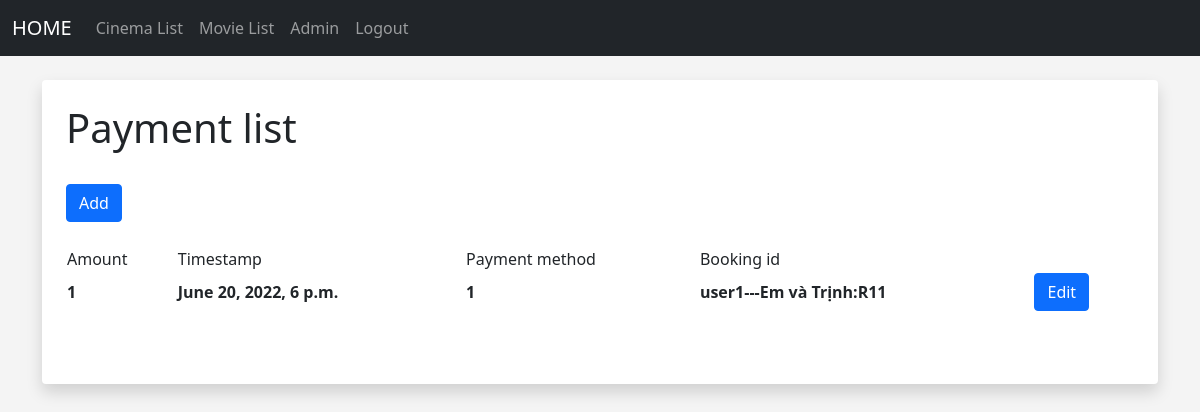
Page /payment_list (signed in) on the committed database.
### members/models.py (models this page shows)
class Payment(models.Model):
    amount = models.IntegerField()
    timestamp = models.DateTimeField()
    payment_method = models.CharField(max_length=100)
    booking_id = models.ForeignKey(Booking, on_delete=models.CASCADE)

class Booking(models.Model):
    number_of_seats = models.IntegerField()
    timestamp = models.DateTimeField()
    status = models.IntegerField()
    user_id = models.ForeignKey(settings.AUTH_USER_MODEL, on_delete=models.CASCADE)
    show_id = models.ForeignKey(Show, on_delete=models.CASCADE)
    def __str__(self):
        return str(self.user_id) + '---' + str(self.show_id)

class Show(models.Model):
    date = models.DateField()
    start_time = models.TimeField()
    end_time = models.TimeField()
    cinema_hall_id = models.ForeignKey(Cinema_Hall, on_delete=models.CASCADE)
    movie_id = models.ForeignKey(Movie, on_delete=models.CASCADE)
    def __str__(self):
        return str(self.movie_id) +':'+str(self.cinema_hall_id)

class Movie(models.Model):
    title = models.CharField(max_length=256)
    image = models.ImageField(upload_to = "images/")
    description = models.CharField(max_length=512)
    duration = models.IntegerField()
    released_date = models.DateField()
    genre = models.CharField(max_length=256)
    def __str__(self):
        return self.title

class Cinema_Hall(models.Model):
    name = models.CharField(max_length=64)
    total_seats = models.IntegerField()
    cinema_id = models.ForeignKey(Cinema, on_delete=models.CASCADE)
    def __str__(self):
        return self.name

### members/views.py (the view)
# urls.py: path('payment_list', views.get_all_payment, name='payment_list'),
def get_all_payment(request):
    payment_list = Payment.objects.all()
    return render(request, 'ui/payment_list.html', {'payment_list':payment_list})

### members/templates/ui/payment_list.html (shortened to what this page needs)
{% extends 'ui/base.html' %}
{% block content %}
{% if user.is_superuser %}
	<div class="shadow p-4 mb-5 bg-body rounded">
	<h1>Payment list</h1>
    <br/>
    <a href="{% url 'add_payment' %}" class="btn btn-primary" role="button">Add</a>
    <br/>
<br/>
<div class="container">
  <div class="row">
    <table>
    <tr>
        <td>Amount</td>
        <td>Timestamp</td>
        <td>Payment method</td>
        <td>Booking id</td>
    </tr>
      {% for payment in payment_list %}
    <tr>
        <th>
          {{payment.amount}}
        </th>
        <th>
            {{payment.timestamp}}
        </th>
        <th>
            {{payment.payment_method}}
        </th>
        <th>
            {{payment.booking_id}}
        </th>
        <th>
            {% if user.is_superuser %}
            <a href="{% url 'edit_payment' payment.id %}" class="btn btn-primary" role="button">Edit</a>
            {% endif %}
        </th>
    </tr>
      {% endfor %}
    </table>
  </div>
</div>
<br/><br/>
{%else%}
<center>
    <h1>Sorry you don't have permission to access this page</h1>
    </center>
{% endif %}
{% endblock %}

### members/templates/ui/base.html (style rules this page uses)
body { background: #f4f4f4; }

### rows in the picture
Payment: amount "1", timestamp "June 20, 2022, 6 p.m.", payment_method "1", booking_id "user1---Em và Trịnh:R11"
